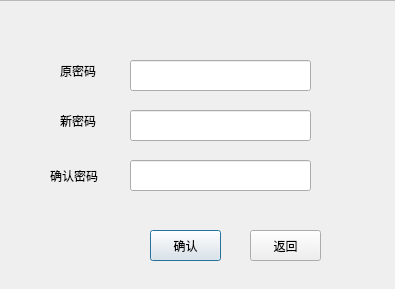
<?xml version="1.0" encoding="UTF-8"?>
<ui version="4.0">
 <class>zhanghao</class>
 <widget class="QDialog" name="zhanghao">
  <property name="geometry">
   <rect>
    <x>0</x>
    <y>0</y>
    <width>395</width>
    <height>289</height>
   </rect>
  </property>
  <property name="windowTitle">
   <string>修改密码</string>
  </property>
  <property name="windowIcon">
   <iconset>
    <normaloff>:/new/prefix1/C:/Users/Administrator.QH-20141214JPFU/Pictures/0]48MKQOOPNTW%60}V2NM]L.png</normaloff>:/new/prefix1/C:/Users/Administrator.QH-20141214JPFU/Pictures/0]48MKQOOPNTW%60}V2NM]L.png</iconset>
  </property>
  <property name="styleSheet">
   <string notr="true"/>
  </property>
  <widget class="QLineEdit" name="newlineEdit_2">
   <property name="geometry">
    <rect>
     <x>130</x>
     <y>110</y>
     <width>181</width>
     <height>31</height>
    </rect>
   </property>
  </widget>
  <widget class="QLabel" name="label_3">
   <property name="geometry">
    <rect>
     <x>50</x>
     <y>160</y>
     <width>71</width>
     <height>31</height>
    </rect>
   </property>
   <property name="styleSheet">
    <string notr="true">font: 75 11pt &quot;黑体&quot;;</string>
   </property>
   <property name="text">
    <string>确认密码</string>
   </property>
  </widget>
  <widget class="QPushButton" name="zh_queren">
   <property name="geometry">
    <rect>
     <x>150</x>
     <y>230</y>
     <width>71</width>
     <height>31</height>
    </rect>
   </property>
   <property name="text">
    <string>确认</string>
   </property>
  </widget>
  <widget class="QLineEdit" name="newlineEdit_3">
   <property name="geometry">
    <rect>
     <x>130</x>
     <y>160</y>
     <width>181</width>
     <height>31</height>
    </rect>
   </property>
  </widget>
  <widget class="QLabel" name="label_2">
   <property name="geometry">
    <rect>
     <x>60</x>
     <y>110</y>
     <width>51</width>
     <height>21</height>
    </rect>
   </property>
   <property name="styleSheet">
    <string notr="true">font: 75 11pt &quot;黑体&quot;;</string>
   </property>
   <property name="text">
    <string>新密码</string>
   </property>
  </widget>
  <widget class="QLineEdit" name="oldlineEdit">
   <property name="geometry">
    <rect>
     <x>130</x>
     <y>60</y>
     <width>181</width>
     <height>31</height>
    </rect>
   </property>
  </widget>
  <widget class="QLabel" name="label">
   <property name="geometry">
    <rect>
     <x>60</x>
     <y>60</y>
     <width>51</width>
     <height>21</height>
    </rect>
   </property>
   <property name="styleSheet">
    <string notr="true">font: 75 11pt &quot;黑体&quot;;</string>
   </property>
   <property name="text">
    <string>原密码</string>
   </property>
  </widget>
  <widget class="QPushButton" name="zh_fanhui">
   <property name="geometry">
    <rect>
     <x>250</x>
     <y>230</y>
     <width>71</width>
     <height>31</height>
    </rect>
   </property>
   <property name="text">
    <string>返回</string>
   </property>
  </widget>
  <widget class="QFrame" name="frame">
   <property name="geometry">
    <rect>
     <x>-20</x>
     <y>0</y>
     <width>461</width>
     <height>501</height>
    </rect>
   </property>
   <property name="styleSheet">
    <string notr="true">border-image: url(:/new/prefix1/image/38.jpg);</string>
   </property>
   <property name="frameShape">
    <enum>QFrame::StyledPanel</enum>
   </property>
   <property name="frameShadow">
    <enum>QFrame::Raised</enum>
   </property>
  </widget>
  <zorder>frame</zorder>
  <zorder>newlineEdit_2</zorder>
  <zorder>label_3</zorder>
  <zorder>zh_queren</zorder>
  <zorder>newlineEdit_3</zorder>
  <zorder>label_2</zorder>
  <zorder>oldlineEdit</zorder>
  <zorder>label</zorder>
  <zorder>zh_fanhui</zorder>
 </widget>
 <tabstops>
  <tabstop>oldlineEdit</tabstop>
  <tabstop>newlineEdit_2</tabstop>
  <tabstop>newlineEdit_3</tabstop>
  <tabstop>zh_queren</tabstop>
  <tabstop>zh_fanhui</tabstop>
 </tabstops>
 <resources/>
 <connections/>
</ui>
